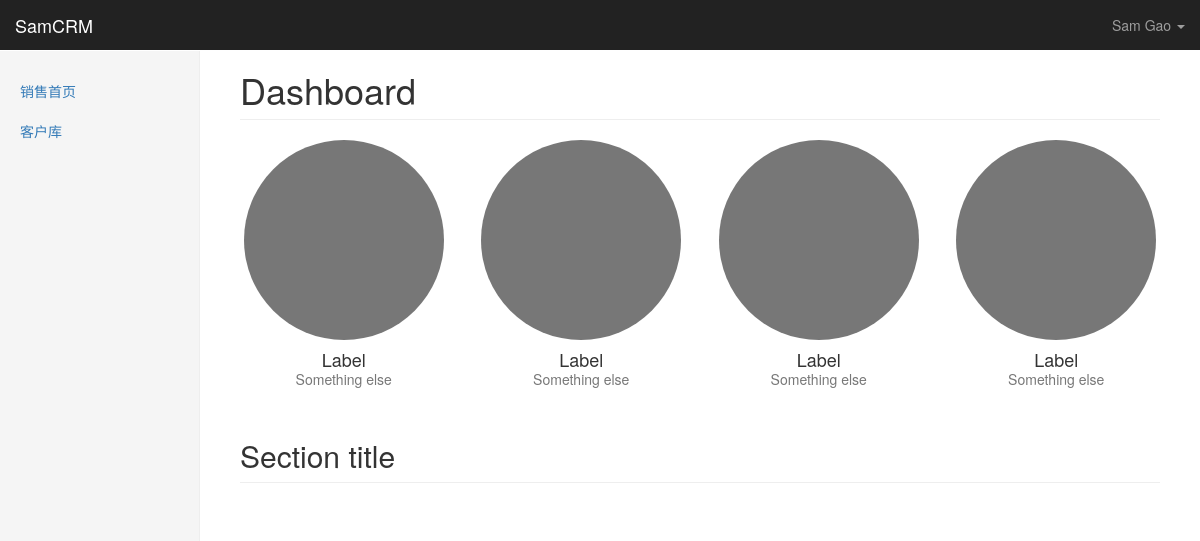
The page /crm/ (signed in) on the database its author committed.
### crm/models.py (models this page shows, shortened)
class UserProfile(AbstractBaseUser, PermissionsMixin):
    email = models.EmailField(
        verbose_name='email address',
        max_length=255,
        unique=True,
    )
    password = models.CharField(_('password'), max_length=128, help_text=mark_safe('''<a href="password/">修改密码</a>'''))
    name = models.CharField(max_length=32)
    is_active = models.BooleanField(default=True)
    is_admin = models.BooleanField(default=False)
    roles = models.ManyToManyField("Role", blank=True, null=True)
    objects = UserProfileManager()
    USERNAME_FIELD = 'email'
    REQUIRED_FIELDS = ['name']

class Menu(models.Model):
    name = models.CharField(max_length=32)
    url_type_choices = ((0, 'alias'), (1, 'absolute_url'))
    url_type = models.SmallIntegerField(choices=url_type_choices, default=0)
    url_name = models.CharField(max_length=64)

### crm/views.py (the view)
def index(request):
    return render(request, "index.html")

### templates/index.html (shortened to what this page needs)
{% extends "base.html" %}
{% block body %}
    <body>
    <nav class="navbar navbar-inverse navbar-fixed-top">
        <div class="container-fluid">
            <div class="navbar-header">
                <a class="navbar-brand" href="https://v3.bootcss.com/examples/dashboard/#">SamCRM</a>
            </div>
            <div id="navbar" class="navbar-collapse collapse">
                <ul class="nav navbar-nav navbar-right">
                    <li role="presentation" class="dropdown">
                        <a class="dropdown-toggle" data-toggle="dropdown" href="#" role="button" aria-haspopup="true" aria-expanded="false">
                            {{ request.user.name }} <span class="caret"></span>
                        </a>
                    </li>
                </ul>
            </div>
        </div>
    </nav>
    <div class="container-fluid">
        <div class="row">
            <div class="col-sm-3 col-md-2 sidebar">
                <ul class="nav nav-sidebar">
                    {% for role in request.user.roles.select_related %}
                        {% for menu in role.menus.all %}
                            <li><a href="{% if menu.url_type == 0 %}{% url menu.url_name %} {% else %}{{ menu.url_name }}{% endif %}">{{ menu.name }}</a></li>
                        {% endfor %}
                    {% endfor %}
                </ul>
            </div>
            <div class="col-sm-9 col-sm-offset-3 col-md-10 col-md-offset-2 main">
                {% block page-content %}
                    <h1 class="page-header">Dashboard</h1>
                    <div class="row placeholders">
                        <div class="col-xs-6 col-sm-3 placeholder">
                            <img width="200" height="200" class="img-responsive" alt="Generic placeholder thumbnail">
                            <h4>Label</h4>
                            <span class="text-muted">Something else</span>
                        </div>
                        <div class="col-xs-6 col-sm-3 placeholder">
                            <img width="200" height="200" class="img-responsive" alt="Generic placeholder thumbnail">
                            <h4>Label</h4>
                            <span class="text-muted">Something else</span>
                        </div>
                        <div class="col-xs-6 col-sm-3 placeholder">
                            <img width="200" height="200" class="img-responsive" alt="Generic placeholder thumbnail">
                            <h4>Label</h4>
                            <span class="text-muted">Something else</span>
                        </div>
                        <div class="col-xs-6 col-sm-3 placeholder">
                            <img width="200" height="200" class="img-responsive" alt="Generic placeholder thumbnail">
                            <h4>Label</h4>
                            <span class="text-muted">Something else</span>
                        </div>
                    </div>
                    <h2 class="sub-header">Section title</h2>
                {% endblock %}
            </div>
        </div>
    </div>
    </body>
{% endblock %}

### templates/base.html (shortened to what this page needs)
<!DOCTYPE html>
<html lang="zh-CN">
<head><meta http-equiv="Content-Type" content="text/html; charset=UTF-8">
    <link href="/static/css/bootstrap.min.css" rel="stylesheet">
    <link href="/static/css/ie10-viewport-bug-workaround.css" rel="stylesheet">
    <link href="/static/css/dashboard.css" rel="stylesheet">
  </head>
{% block body %}{% endblock %}
</html>

### static/css/dashboard.css (style rules this page uses)
body { padding-top: 50px; }
.sub-header { padding-bottom: 10px; border-bottom: 1px solid #eee; }
.navbar-fixed-top { border: 0; }
.sidebar { display: none; }
@media (min-width: 768px) { .sidebar { position: fixed; top: 51px; bottom: 0; left: 0; z-index: 1000; display: block; padding: 20px; overflow-x: hidden; overflow-y: auto; background-color: #f5f5f5; border-right: 1px solid #eee; } }
.nav-sidebar { margin-right: -21px; margin-bottom: 20px; margin-left: -20px; }
.nav-sidebar > li > a { padding-right: 20px; padding-left: 20px; }
.main { padding: 20px; }
@media (min-width: 768px) { .main { padding-right: 40px; padding-left: 40px; } }
.main .page-header { margin-top: 0; }
.placeholders { margin-bottom: 30px; text-align: center; }
.placeholders h4 { margin-bottom: 0; }
.placeholder { margin-bottom: 20px; }
.placeholder img { display: inline-block; border-radius: 50%; }

### rows shown on the page
UserProfile: user.name "Sam Gao"
Menu: name "销售首页"
Menu: name "客户库"
